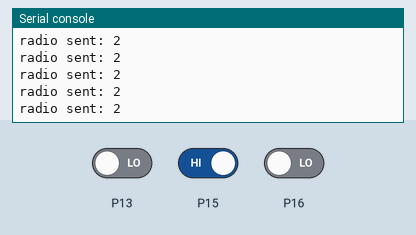
A program run on a simulated BBC micro:bit (MakeCode). On the bench: the last lines printed to the serial console. The inputs (shaded band) are chosen by the test bench; at power-on: P13 LOW, P15 HIGH, P16 LOW. No radio messages arrive unless stated (any console line starting 'radio sent:' is added by the test bench).

Above: at 1.2 s.
1.3 s: P13 driven HIGH
At 2.4 s:
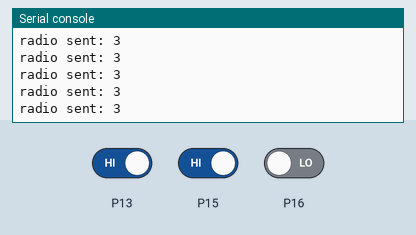
2.8 s: P15 driven LOW
At 3.7 s:
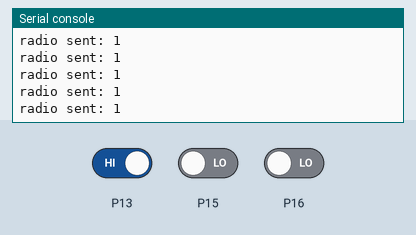
Timing chart, 0 to 5.8 s (numbered marks = the images above; inputs shaded):
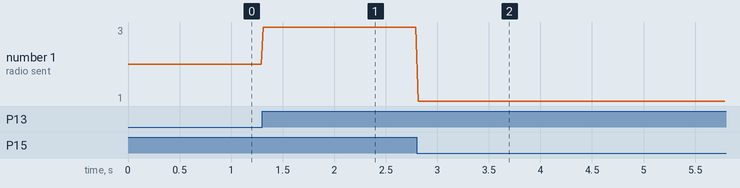

Measured:
- after the input at 1.3 s, the serial console: prints a new line at once (image 1)
- after the input at 2.8 s, the serial console: prints a new line at once (image 2)
- plotted number 1: 2 → 3 after the input at 1.3 s, 3 → 1 after the input at 2.8 s

The program:

main.ts
```typescript
radio.setGroup(1)
pins.setPull(DigitalPin.P13, PinPullMode.PullNone)
pins.setPull(DigitalPin.P14, PinPullMode.PullNone)
pins.setPull(DigitalPin.P15, PinPullMode.PullNone)
pins.setPull(DigitalPin.P16, PinPullMode.PullNone)
basic.forever(function () {
    if (pins.digitalReadPin(DigitalPin.P15) == 0) {
        radio.sendNumber(1)
    } else if (pins.digitalReadPin(DigitalPin.P13) == 0) {
        radio.sendNumber(2)
    } else if (pins.digitalReadPin(DigitalPin.P16) == 0) {
        radio.sendNumber(3)
    } else if (pins.digitalReadPin(DigitalPin.P14) == 0) {
        radio.sendNumber(4)
    }
})
```

test.ts
```typescript
// 在這裡測試；當此封包作為擴充功能時，將不會編譯此內容。
```
